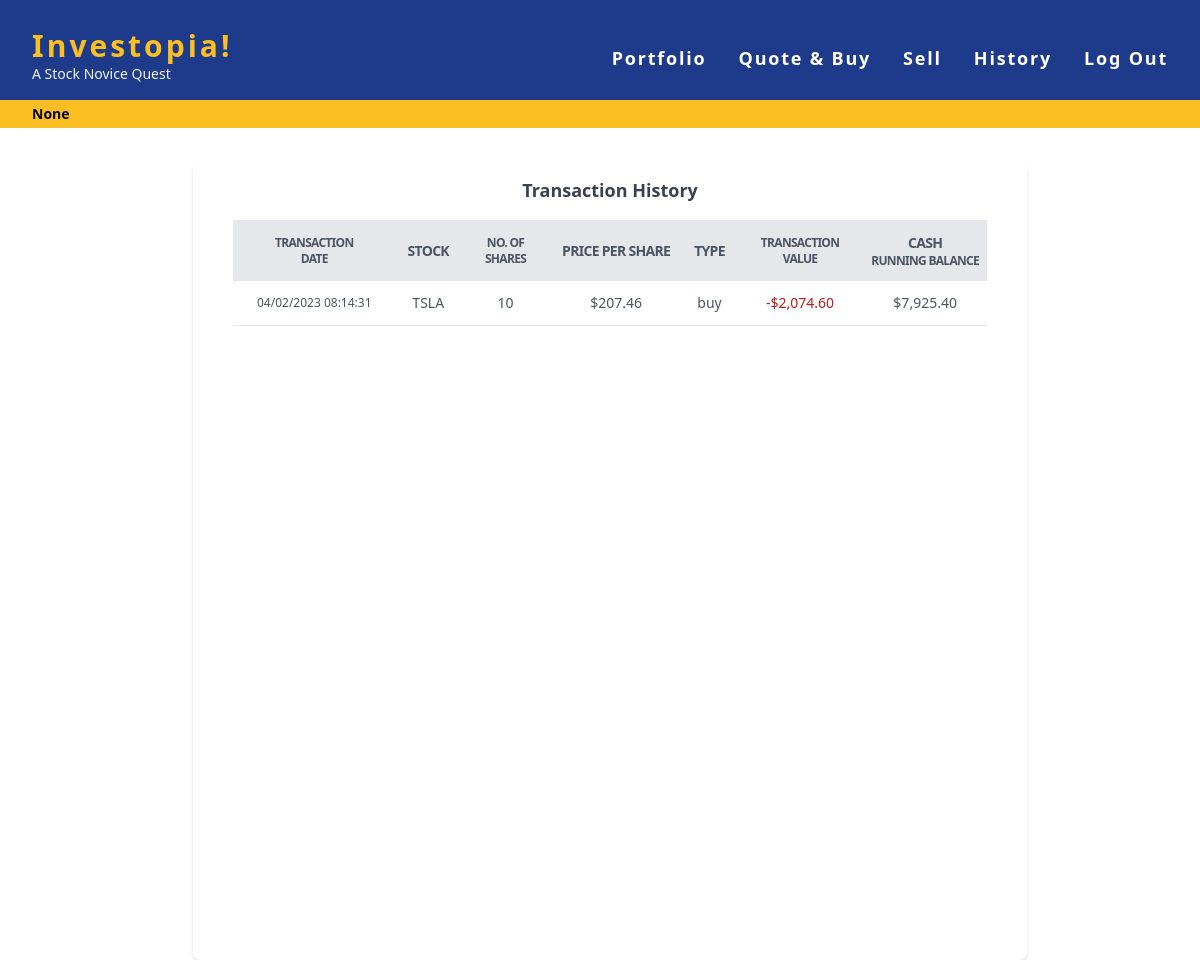
The app's page /history (signed in), older data.
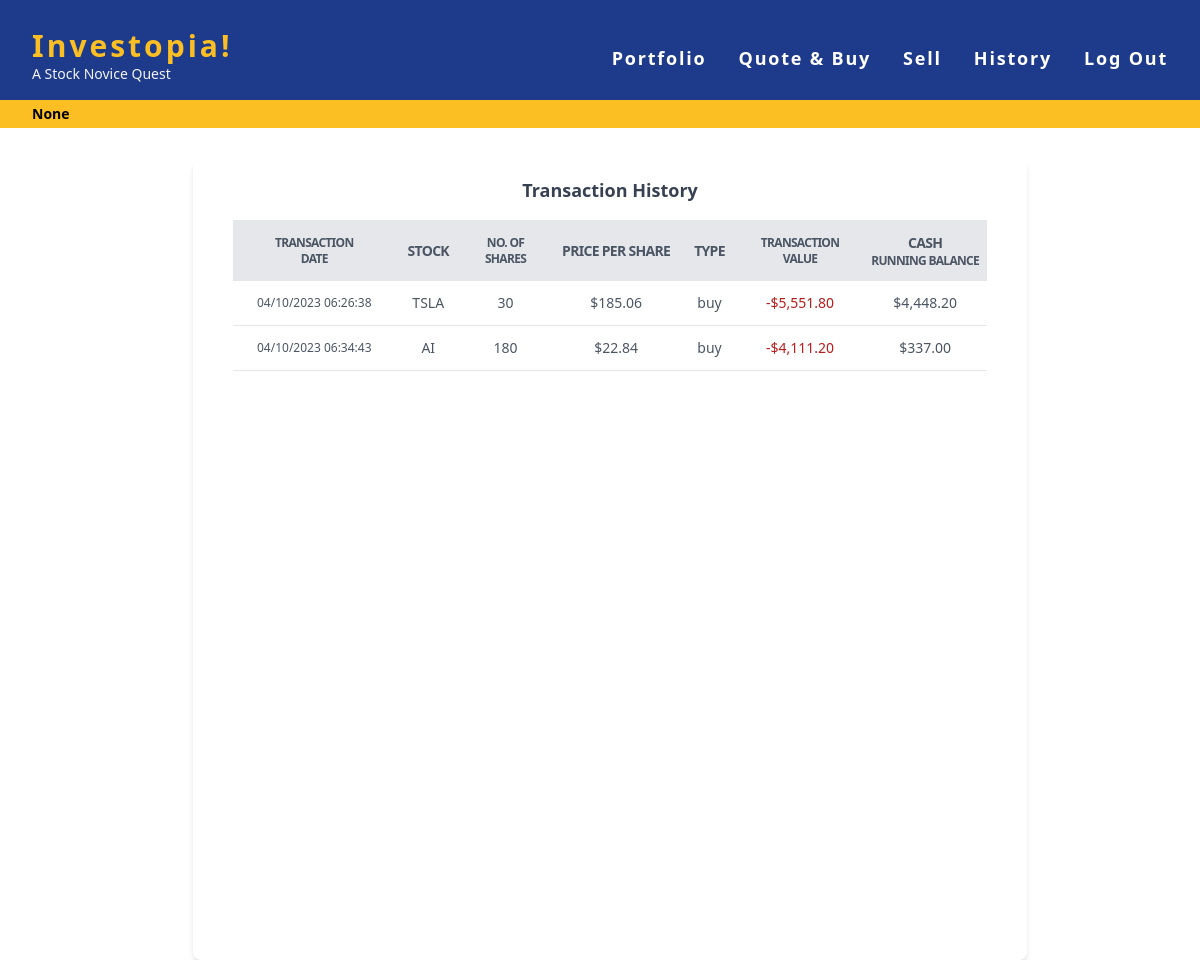
The same page, newer data.
### app.py (models this page shows, shortened)
class stock_txn(db.Model):
    txn_id = db.Column(db.Integer, primary_key=True)
    stock = db.Column(db.String(80), nullable=False)
    no_of_shares = db.Column(db.Integer, nullable=False)
    total_cost = db.Column(db.Integer, nullable=False)
    user_id = db.Column(db.Integer)
    txn_date = db.Column(db.Date)
    txn_type = db.Column(db.String(80), nullable=False)

class cash_running_bal(db.Model):
    c_bal_id = db.Column(db.Integer, primary_key=True)
    user_id = db.Column(db.Integer)
    txn_id = db.Column(db.Integer)
    txn_date = db.Column(db.Date)
    amount_change = db.Column(db.Integer, nullable=False)
    cash_end_bal = db.Column(db.Integer, nullable=False)

### app.py (the view)
@fin_app.route("/history")
@login_required
def history():
    current_user = session["user_id"]
    transactions = db.session.execute(text(
        "SELECT * FROM stock_txn WHERE user_id = :current_user"), {'current_user': current_user})
    cash_history = db.session.execute(text(
        "SELECT * FROM cash_running_bal WHERE user_id = :current_user"), {'current_user': current_user})
    cash_history = db.session.execute(text(
        "SELECT * FROM (SELECT * FROM cash_running_bal JOIN stock_txn ON cash_running_bal.txn_id = stock_txn.txn_id) WHERE user_id = :current_user"), {'current_user': current_user})
    return render_template("history.html", isMarketOpen=MARKET_STATUS, transactions=transactions, cash_history=cash_history)

### app.py (called while the page is built)
@fin_app.after_request
def after_request(response):
    response.headers["Cache-Control"] = "no-cache, no-store, must-revalidate"
    response.headers["Expires"] = 0
    response.headers["Pragma"] = "no-cache"
    return response

### helpers.py (called while the page is built)
def login_required(f):
    @wraps(f)
    def decorated_function(*args, **kwargs):
        if session.get("user_id") is None:
            return redirect("/login")
        return f(*args, **kwargs)
    return decorated_function

def usd(value):
    return f"${value:,.2f}"

### templates/history.html (shortened to what this page needs)
{% extends "layout.html" %} {% block title %} Transactions {% endblock %} {%
block main %}
<div class="flex justify-center min-h-screen mt-40 ml-5">
  <div class="bg-white shadow-md rounded-lg overflow-x-auto">
    <div class="flex justify-center items-center px-6 py-4">
      <h2 class="text-lg font-semibold text-gray-700">Transaction History</h2>
    </div>
    <table class="table-auto mx-10 text-xs md:text-sm text-center">
      <thead>
        <tr
          class="bg-gray-200 text-gray-600 uppercase text-sm leading-normal tracking-tighter text-center"
        >
          <th class="py-3 px-6 text-xs">
            <p>Transaction</p>
            <p>Date</p>
          </th>
          <th class="py-3 px-3">Stock</th>
          <th class="py-3 px-6 text-xs">
            <p>No. of</p>
            <p>Shares</p>
          </th>
          <th class="py-3 px-3">Price per Share</th>
          <th class="py-3 px-3">Type</th>
          <th class="py-3 px-6 text-xs">
            <p>Transaction</p>
            <p>Value</p>
          </th>
          <th class="py-3 px-2">
            <p>Cash</p>
            <p class="text-xs">Running Balance</p>
          </th>
        </tr>
      </thead>
      <tbody class="text-gray-600 text-sm font-light">
        {% for each in cash_history %}
        <tr class="border-b border-gray-200 hover:bg-gray-100">
          <td class="py-3 px-6 text-xs">{{ each.txn_date }}</td>
          <td class="py-3 px-3">{{ each.stock }}</td>
          <td class="py-3 px-6">{{ each.no_of_shares }}</td>
          {% if each.amount_change >= 0 %}
            <td class="py-3 px-6">{{ ((each.amount_change)/each.no_of_shares)|usd }}</td>
          {% else %}
            <td class="py-3 px-6">{{ ((each.amount_change*-1)/each.no_of_shares)|usd }}</td>
          {% endif %}
          <td class="py-3 px-3">
            {{ each.txn_type }}
          </td>
          <td class="py-3 px-6">
            {% if each.amount_change < 0 %}
            <p class="text-red-700">-{{ (each.amount_change*-1)|usd }}</p>
            {% else %}
            <p class="text-green-700">+{{ each.amount_change|usd }}</p>
            {% endif %}
          </td>
          <td class="py-3 px-2">{{ each.cash_end_bal|usd }}</td>
        </tr>
        {% endfor %}
      </tbody>
    </table>
  </div>
</div>
{% endblock %}

Row changes from the older to the newer data that the page shows:
changed stock_txn "TSLA": txn_date "04/02/2023 08:14:31" → "04/10/2023 06:26:38"; no_of_shares "10" → "30"; cash_end_bal "$7,925.40" → "$4,448.20"
changed cash_running_bal (number 1 of 2 on the later page): ((each.amount_change*-1)/each.no_of_shares)|usd "$207.46" → "$185.06"; amount_change "$2,074.60" → "$5,551.80"
added stock_txn: txn_date "04/10/2023 06:34:43", stock "AI", no_of_shares "180", txn_type "buy", cash_end_bal "$337.00"
now on this page (row edited): cash_running_bal: ((each.amount_change*-1)/each.no_of_shares)|usd "$22.84", amount_change "$4,111.20"
